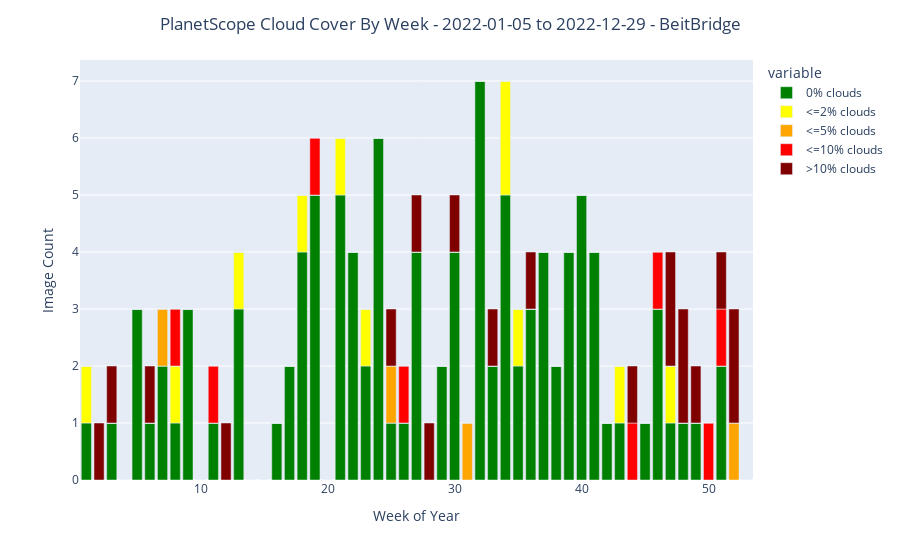

Source (notebook cell):
### Code cell
# Graph 2: Weekly bar graphs showing the number of images per month broken down by cloud cover percentage
def create_week_cc_graph(df, target_year, output_graph=False):
    """
    Creates interactive bar plots showing the number of images in a given year, broken down by the week of year
    and by cloud cover percentage.

    Params:
    ---------------------
    df: pandas dataframe
        query dataframe containing image information
    target_year: int
        year to produce graph for (will cause an error if no images present for specified year)
    output_graph: bool
        if set to True, graph will be saved to file as an html and png file
    """
    target_df = df.loc[df["year"] == target_year]
    min_date = target_df.iloc[0]['datestr']
    max_date = target_df.iloc[-1]['datestr']
    week_df = pd.DataFrame()
    week_df["0% clouds"] = target_df.loc[target_df['cloud_cover'] == 0]['week'].value_counts()
    week_df["<=2% clouds"] = target_df.loc[(target_df['cloud_cover'] > 0) & (target_df['cloud_cover'] <= 2)]['week'].value_counts()
    week_df["<=5% clouds"] = target_df.loc[(target_df['cloud_cover'] > 2) & (target_df['cloud_cover'] <= 5)]['week'].value_counts()
    week_df["<=10% clouds"] = target_df.loc[(target_df['cloud_cover'] > 5) & (target_df['cloud_cover'] <= 10)]['week'].value_counts()
    week_df[">10% clouds"] = target_df.loc[target_df['cloud_cover'] > 10]['week'].value_counts()

    week_df.reset_index(inplace=True)
    week_df.rename(columns={'index': 'week'}, inplace=True)
    week_df.sort_values('week', inplace=True)
    week_df.reset_index(inplace=True, drop=True)

    week_fig = px.bar(week_df, x='week', y=['0% clouds', '<=2% clouds', '<=5% clouds', '<=10% clouds', '>10% clouds'], color_discrete_map={'0% clouds': 'green','<=2% clouds': 'yellow', "<=5% clouds": "orange", "<=10% clouds": "red", ">10% clouds": "maroon"})
    week_fig.update_layout(title_text=f"PlanetScope Cloud Cover By Week - {min_date} to {max_date} - {aoi_name}", title_x=0.5, yaxis_title="Image Count", xaxis_title="Week of Year")

    filenamestr = f"PlanetScope_Weekly_Image_Count_{min_date}_to_{max_date}_{aoi_name}"
    if output_graph:
        out_png = outpath_figs.joinpath(f"{filenamestr}.png")
        out_html = outpath_figs.joinpath(f"{filenamestr}.html")
        week_fig.write_image(out_png)
        week_fig.write_html(out_html)

    week_fig.show()

create_week_cc_graph(filtered_search, target_year=2022, output_graph=output_graphs)

### Figure 1 — Plotly figure (JSON) as saved in the notebook; plotly's stock layout.template omitted (floating-point values rounded to 4 significant figures)
{"data": [{"alignmentgroup": "True", "hovertemplate": "variable=0% clouds<br>week=%{x}<br>value=%{y}<extra></extra>", "legendgroup": "0% clouds", "marker": {"color": "green", "pattern": {"shape": ""}}, "name": "0% clouds", "offsetgroup": "0% clouds", "orientation": "v", "showlegend": true, "textposition": "auto", "type": "bar", "x": [1, 2, 3, 4, 5, 6, 7, 8, 9, 10, 11, 12, 13, 14, 15, 16, 17, 18, 19, 20, 21, 22, 23, 24, 25, 26, 27, 28, 29, 30, 31, 32, 33, 34, 35, 36, 37, 38, 39, 40, 41, 42, 43, 44, 45, 46, 47, 48, 49, 50, 51, 52, 53], "xaxis": "x", "y": [1, 0, 1, 0, 3, 1, 2, 1, 3, 0, 1, 0, 3, 0, 0, 1, 2, 4, 5, 0, 5, 4, 2, 6, 1, 1, 4, 0, 2, 4, 0, 7, 2, 5, 2, 3, 4, 2, 4, 5, 4, 1, 1, 0, 1, 3, 1, 1, 1, 0, 2, 0, 0], "yaxis": "y"}, {"alignmentgroup": "True", "hovertemplate": "variable=<=2% clouds<br>week=%{x}<br>value=%{y}<extra></extra>", "legendgroup": "<=2% clouds", "marker": {"color": "yellow", "pattern": {"shape": ""}}, "name": "<=2% clouds", "offsetgroup": "<=2% clouds", "orientation": "v", "showlegend": true, "textposition": "auto", "type": "bar", "x": [1, 2, 3, 4, 5, 6, 7, 8, 9, 10, 11, 12, 13, 14, 15, 16, 17, 18, 19, 20, 21, 22, 23, 24, 25, 26, 27, 28, 29, 30, 31, 32, 33, 34, 35, 36, 37, 38, 39, 40, 41, 42, 43, 44, 45, 46, 47, 48, 49, 50, 51, 52, 53], "xaxis": "x", "y": [1, 0, 0, 0, 0, 0, 0, 1, 0, 0, 0, 0, 1, 0, 0, 0, 0, 1, 0, 0, 1, 0, 1, 0, 0, 0, 0, 0, 0, 0, 0, 0, 0, 2, 1, 0, 0, 0, 0, 0, 0, 0, 1, 0, 0, 0, 1, 0, 0, 0, 0, 0, 0], "yaxis": "y"}, {"alignmentgroup": "True", "hovertemplate": "variable=<=5% clouds<br>week=%{x}<br>value=%{y}<extra></extra>", "legendgroup": "<=5% clouds", "marker": {"color": "orange", "pattern": {"shape": ""}}, "name": "<=5% clouds", "offsetgroup": "<=5% clouds", "orientation": "v", "showlegend": true, "textposition": "auto", "type": "bar", "x": [1, 2, 3, 4, 5, 6, 7, 8, 9, 10, 11, 12, 13, 14, 15, 16, 17, 18, 19, 20, 21, 22, 23, 24, 25, 26, 27, 28, 29, 30, 31, 32, 33, 34, 35, 36, 37, 38, 39, 40, 41, 42, 43, 44, 45, 46, 47, 48, 49, 50, 51, 52, 53], "xaxis": "x", "y": [0, 0, 0, 0, 0, 0, 1, 0, 0, 0, 0, 0, 0, 0, 0, 0, 0, 0, 0, 0, 0, 0, 0, 0, 1, 0, 0, 0, 0, 0, 1, 0, 0, 0, 0, 0, 0, 0, 0, 0, 0, 0, 0, 0, 0, 0, 0, 0, 0, 0, 0, 1, 0], "yaxis": "y"}, {"alignmentgroup": "True", "hovertemplate": "variable=<=10% clouds<br>week=%{x}<br>value=%{y}<extra></extra>", "legendgroup": "<=10% clouds", "marker": {"color": "red", "pattern": {"shape": ""}}, "name": "<=10% clouds", "offsetgroup": "<=10% clouds", "orientation": "v", "showlegend": true, "textposition": "auto", "type": "bar", "x": [1, 2, 3, 4, 5, 6, 7, 8, 9, 10, 11, 12, 13, 14, 15, 16, 17, 18, 19, 20, 21, 22, 23, 24, 25, 26, 27, 28, 29, 30, 31, 32, 33, 34, 35, 36, 37, 38, 39, 40, 41, 42, 43, 44, 45, 46, 47, 48, 49, 50, 51, 52, 53], "xaxis": "x", "y": [0, 0, 0, 0, 0, 0, 0, 1, 0, 0, 1, 0, 0, 0, 0, 0, 0, 0, 1, 0, 0, 0, 0, 0, 0, 1, 0, 0, 0, 0, 0, 0, 0, 0, 0, 0, 0, 0, 0, 0, 0, 0, 0, 1, 0, 1, 0, 0, 0, 1, 1, 0, 0], "yaxis": "y"}, {"alignmentgroup": "True", "hovertemplate": "variable=>10% clouds<br>week=%{x}<br>value=%{y}<extra></extra>", "legendgroup": ">10% clouds", "marker": {"color": "maroon", "pattern": {"shape": ""}}, "name": ">10% clouds", "offsetgroup": ">10% clouds", "orientation": "v", "showlegend": true, "textposition": "auto", "type": "bar", "x": [1, 2, 3, 4, 5, 6, 7, 8, 9, 10, 11, 12, 13, 14, 15, 16, 17, 18, 19, 20, 21, 22, 23, 24, 25, 26, 27, 28, 29, 30, 31, 32, 33, 34, 35, 36, 37, 38, 39, 40, 41, 42, 43, 44, 45, 46, 47, 48, 49, 50, 51, 52, 53], "xaxis": "x", "y": [0, 1, 1, 0, 0, 1, 0, 0, 0, 0, 0, 1, 0, 0, 0, 0, 0, 0, 0, 0, 0, 0, 0, 0, 1, 0, 1, 1, 0, 1, 0, 0, 1, 0, 0, 1, 0, 0, 0, 0, 0, 0, 0, 1, 0, 0, 2, 2, 1, 0, 1, 2, 0], "yaxis": "y"}], "layout": {"barmode": "relative", "legend": {"title": {"text": "variable"}, "tracegroupgap": 0}, "margin": {"t": 60}, "title": {"text": "PlanetScope Cloud Cover By Week - 2022-01-05 to 2022-12-29 - BeitBridge", "x": 0.5}, "xaxis": {"anchor": "y", "domain": [0, 1], "title": {"text": "Week of Year"}}, "yaxis": {"anchor": "x", "domain": [0, 1], "title": {"text": "Image Count"}}}}
